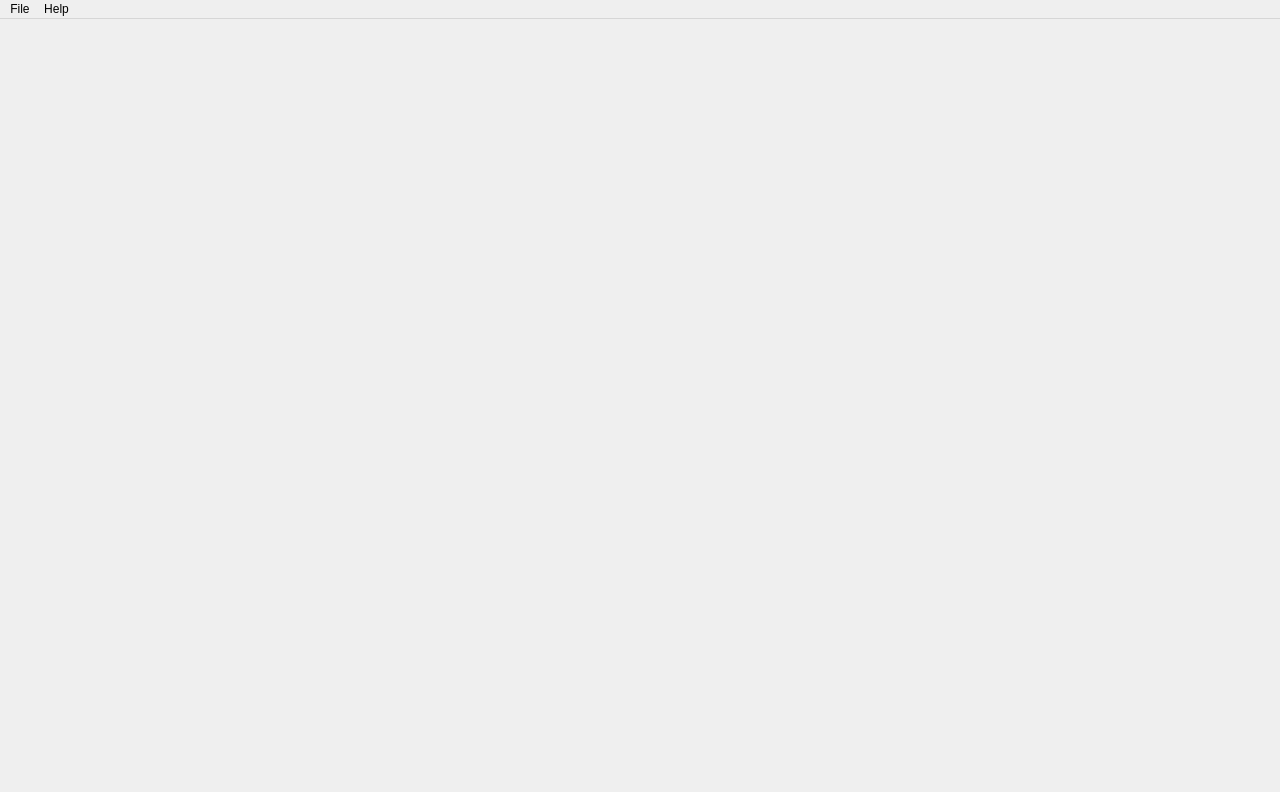
<?xml version="1.0" encoding="UTF-8"?>
<ui version="4.0">
 <class>MainWindow</class>
 <widget class="QMainWindow" name="MainWindow">
  <property name="geometry">
   <rect>
    <x>0</x>
    <y>0</y>
    <width>1280</width>
    <height>792</height>
   </rect>
  </property>
  <property name="windowTitle">
   <string>VIZE</string>
  </property>
  <widget class="QWidget" name="centralwidget">
   <property name="mouseTracking">
    <bool>true</bool>
   </property>
   <property name="focusPolicy">
    <enum>Qt::StrongFocus</enum>
   </property>
   <layout class="QHBoxLayout" name="horizontalLayout"/>
  </widget>
  <widget class="QMenuBar" name="menuBar">
   <property name="geometry">
    <rect>
     <x>0</x>
     <y>0</y>
     <width>1280</width>
     <height>21</height>
    </rect>
   </property>
   <property name="focusPolicy">
    <enum>Qt::NoFocus</enum>
   </property>
   <widget class="QMenu" name="menuFile">
    <property name="title">
     <string>File</string>
    </property>
   </widget>
   <widget class="QMenu" name="menuHelp">
    <property name="title">
     <string>Help</string>
    </property>
   </widget>
   <addaction name="menuFile"/>
   <addaction name="menuHelp"/>
  </widget>
 </widget>
 <resources/>
 <connections/>
</ui>
